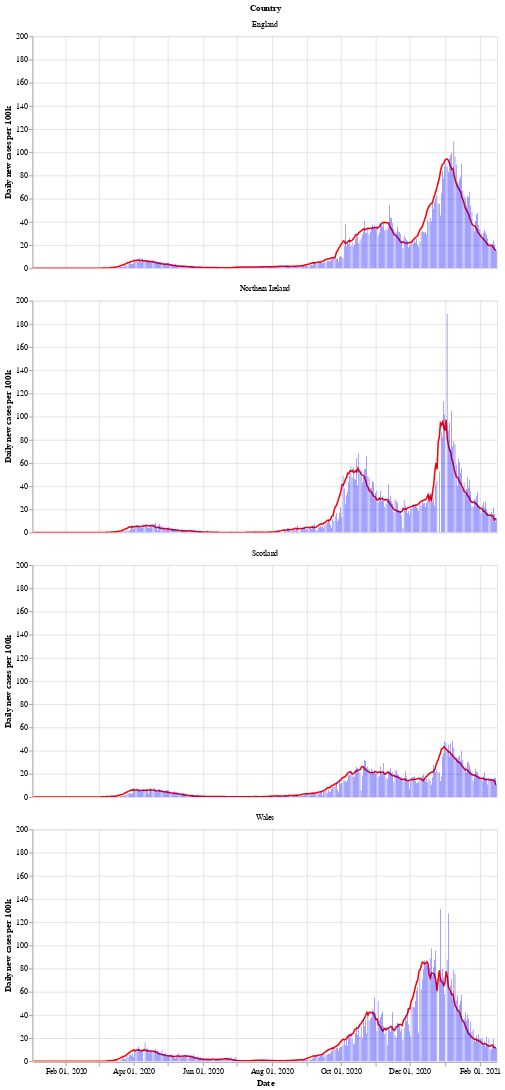

Source (notebook cell):
### Markdown cell above
Next is a bar chart of the number of new cases in each country (per 100k population), with the 7 day moving average of cases. Again we see that Wales saw a longer period of raising and falling cases compared to the other countries.

After a period of cases falling, each nation is now seeing a rise in the number of cases - especially in Wales.

### Code cell
# collapse
bars = alt.Chart(uk_cases).mark_bar().encode(
    x=alt.X("yearmonthdate(date):T", axis=alt.Axis(title='Date')),
    y=alt.Y("newCasesRate:Q", axis=alt.Axis(title='Daily new cases per 100k')),
    tooltip='newCasesRate',
    color=alt.condition(
        alt.datum.dailyChange > 0,
        alt.value("orange"),  # The positive color
        alt.value("blue")  # The negative color
    )
).properties(title='New cases per 100k population with rolling 7 day average', width=600).interactive()
line = alt.Chart(uk_cases).mark_line(
    color='red',
    size=2,
).transform_window(
    rolling_mean='mean(newCasesRate)',
    frame=[0, 7],
    groupby=['areaName']
).encode(
    x='yearmonthdate(date):T',
    y='rolling_mean:Q'
)
alt.layer(line, bars, data=uk_cases).facet(alt.Row('areaName', title='Country'), columns=1)

### Figure 1 — Vega-Lite specification as saved in the notebook (floating-point values rounded to 4 significant figures; data arrays with more than 128 entries replaced by an {"elided": "..."} marker saying what was removed)
{"config": {"view": {"continuousWidth": 400, "continuousHeight": 300}}, "data": {"name": "data-6518fa8dbc755318758be3dd65bc72a0"}, "facet": {"type": "nominal", "field": "areaName", "title": "Country"}, "spec": {"layer": [{"mark": {"type": "line", "color": "red", "size": 2}, "encoding": {"x": {"type": "temporal", "field": "date", "timeUnit": "yearmonthdate"}, "y": {"type": "quantitative", "field": "rolling_mean"}}, "transform": [{"window": [{"op": "mean", "field": "newCasesRate", "as": "rolling_mean"}], "frame": [0, 7], "groupby": ["areaName"]}]}, {"mark": "bar", "encoding": {"color": {"condition": {"value": "orange", "test": "(datum.dailyChange > 0)"}, "value": "blue"}, "tooltip": {"type": "quantitative", "field": "newCasesRate"}, "x": {"type": "temporal", "axis": {"title": "Date"}, "field": "date", "timeUnit": "yearmonthdate"}, "y": {"type": "quantitative", "axis": {"title": "Daily new cases per 100k"}, "field": "newCasesRate"}}, "selection": {"selector002": {"type": "interval", "bind": "scales", "encodings": ["x", "y"]}}, "title": "New cases per 100k population with rolling 7 day average", "width": 600}]}, "columns": 1, "$schema": "https://vega.github.io/schema/vega-lite/v4.8.1.json", "datasets": {"data-6518fa8dbc755318758be3dd65bc72a0": {"elided": "1640 records"}}}
